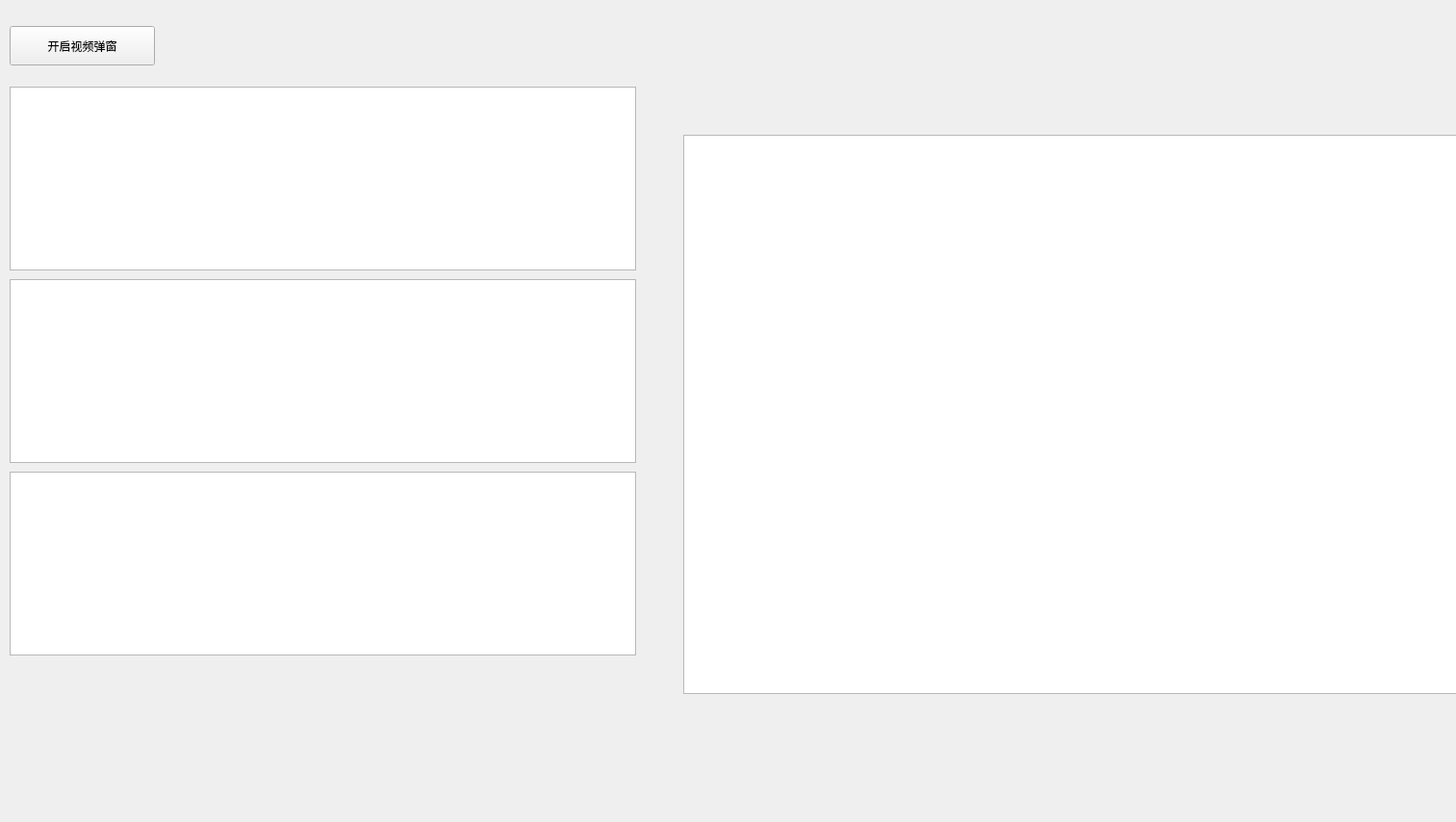
<?xml version="1.0" encoding="UTF-8"?>
<ui version="4.0">
 <class>Form</class>
 <widget class="QWidget" name="Form">
  <property name="geometry">
   <rect>
    <x>0</x>
    <y>0</y>
    <width>1513</width>
    <height>854</height>
   </rect>
  </property>
  <property name="windowTitle">
   <string>Form</string>
  </property>
  <widget class="PlotWidget" name="pulse_plot">
   <property name="geometry">
    <rect>
     <x>10</x>
     <y>90</y>
     <width>651</width>
     <height>191</height>
    </rect>
   </property>
   <property name="backgroundBrush">
    <brush brushstyle="NoBrush">
     <color alpha="1">
      <red>255</red>
      <green>255</green>
      <blue>255</blue>
     </color>
    </brush>
   </property>
  </widget>
  <widget class="PlotWidget" name="spo2_plot">
   <property name="geometry">
    <rect>
     <x>10</x>
     <y>290</y>
     <width>651</width>
     <height>191</height>
    </rect>
   </property>
   <property name="backgroundBrush">
    <brush brushstyle="NoBrush">
     <color alpha="0">
      <red>255</red>
      <green>255</green>
      <blue>255</blue>
     </color>
    </brush>
   </property>
  </widget>
  <widget class="PlotWidget" name="egg_plot">
   <property name="geometry">
    <rect>
     <x>10</x>
     <y>490</y>
     <width>651</width>
     <height>191</height>
    </rect>
   </property>
   <property name="backgroundBrush">
    <brush brushstyle="NoBrush">
     <color alpha="0">
      <red>255</red>
      <green>255</green>
      <blue>255</blue>
     </color>
    </brush>
   </property>
  </widget>
  <widget class="GraphicsView" name="vb">
   <property name="geometry">
    <rect>
     <x>710</x>
     <y>140</y>
     <width>821</width>
     <height>581</height>
    </rect>
   </property>
   <property name="backgroundBrush">
    <brush brushstyle="NoBrush">
     <color alpha="255">
      <red>255</red>
      <green>255</green>
      <blue>255</blue>
     </color>
    </brush>
   </property>
  </widget>
  <widget class="QLabel" name="checkDeviceText">
   <property name="geometry">
    <rect>
     <x>190</x>
     <y>30</y>
     <width>211</width>
     <height>41</height>
    </rect>
   </property>
   <property name="text">
    <string/>
   </property>
  </widget>
  <widget class="QPushButton" name="video_button">
   <property name="geometry">
    <rect>
     <x>10</x>
     <y>27</y>
     <width>151</width>
     <height>41</height>
    </rect>
   </property>
   <property name="text">
    <string>开启视频弹窗</string>
   </property>
  </widget>
 </widget>
 <customwidgets>
  <customwidget>
   <class>PlotWidget</class>
   <extends>QGraphicsView</extends>
   <header>pyqtgraph</header>
  </customwidget>
  <customwidget>
   <class>GraphicsView</class>
   <extends>QGraphicsView</extends>
   <header>pyqtgraph</header>
  </customwidget>
 </customwidgets>
 <resources/>
 <connections/>
</ui>
